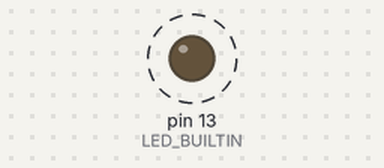
The sketch below on a simulated Arduino Uno, built with avr-gcc and run on an emulated ATmega328P. Parts: output pins drawn as LEDs (lit = HIGH). Dashed ring = blinking.

Above: at 0.7 s.
Timing chart, 0 to 3.5 s (numbered marks = the images above):
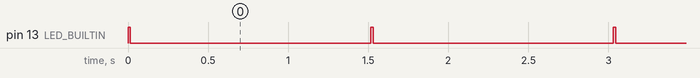

Measured:
- by itself, pin 13 (LED_BUILTIN): alternates HIGH for 0.02 s and LOW for 1.5 s

The sketch:

blink_arduino.ino
```cpp
void setup() {
  // put your setup code here, to run once:
  pinMode(LED_BUILTIN, OUTPUT);
}

void loop() {
  // put your main code here, to run repeatedly:
  digitalWrite(LED_BUILTIN, HIGH);
  delay(15);
  digitalWrite(LED_BUILTIN, LOW);
  delay(1500);
}
```
